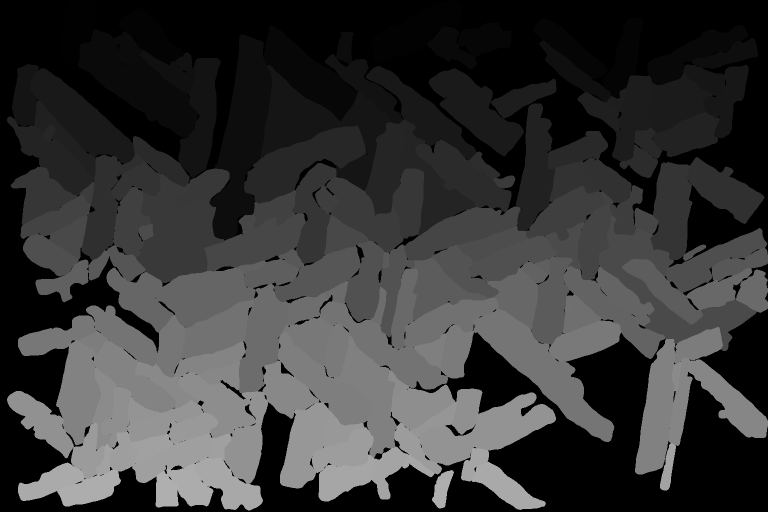
#> input picture 03_Code/starter_code/outputs/labels/NbS3 1_instances.png, 1536 x 1024 px (shown at 1/2 size); its folder holds only this picture in this run
$ python export_obb_dataset.py
#> lines starting #> are read from the running program, lines starting #| are printed output that depends on the picture
### 03_Code/starter_code/common.py
"""Shared helpers: loading FEI/Helios SEM TIFFs, cropping the info bar, pixel size, stage tilt."""
import os, re
import numpy as np
from PIL import Image

# Source file of each manually labelled raw image (found by image matching; see report Section 2.2).
LABEL_SOURCES = {
    "NbS3 1": "02_Data/SEM images/NbS3 on sapphire/251006N (T(S)=225C, T(Nb)=775C, 30mins)/251006N_47.tif",
    "NbS3 2": "02_Data/SEM images/NbS3 on sapphire/251015M (T(S)=225C, T(Nb)=775C, 15mins)/251015M_12.tif",
    "NbS3 3": "02_Data/SEM images/NbS3 on sapphire/251006N (T(S)=225C, T(Nb)=775C, 30mins)/251006N_45.tif",
    "NbS3 4": "02_Data/SEM images/NbS3 on sapphire/251006N (T(S)=225C, T(Nb)=775C, 30mins)/251006N_24.tif",
    "NbS3 5": "02_Data/SEM images/NbS3 on sapphire/251006N (T(S)=225C, T(Nb)=775C, 30mins)/251006N_20.tif",
    "NbS3 6": "02_Data/SEM images/NbS3 on sapphire/251006N (T(S)=225C, T(Nb)=775C, 30mins)/251006N_17.tif",
    "NbS3 7": "02_Data/SEM images/NbS3 on sapphire/251006N (T(S)=225C, T(Nb)=775C, 30mins)/251006N_9.tif",
    "TiS3_80000\u00d7_1": "02_Data/SEM images/TiS3 on sapphire/SF251211M TiS3 30 min/SF251211M_80000\u00d7_66.tif",
    "TiS3_80000\u00d7_2": "02_Data/SEM images/TiS3 on sapphire/SF251211M TiS3 30 min/SF251211M_80000\u00d7_62.tif",
}

# [13 lines left out: function fei_metadata, not called in this run]

def load_gray(path, crop_bar=True):
    """Load as float32 in [0,1]; handles 8/16-bit and RGB(A). Crops the FEI info bar (keeps top 1024/1094 of rows)."""
    im = Image.open(path)
    a = np.array(im).astype(np.float32)
    if a.ndim == 3:
        a = a[..., :3].mean(-1)
    a /= 65535.0 if a.max() > 255 else 255.0
    if crop_bar:
        a = a[: int(round(a.shape[0] * 1024 / 1094))]
    return a

def normalize(a, lo=1, hi=99):
    p1, p2 = np.percentile(a, [lo, hi])
    return np.clip((a - p1) / (p2 - p1 + 1e-9), 0, 1).astype(np.float32)

### 03_Code/starter_code/export_obb_dataset.py
"""Export the converted instance masks as an oriented-bounding-box (OBB) dataset in Ultralytics YOLO format.

Each wire becomes a rotated rectangle (centre, length, width, angle) fitted from its mask moments.
Images are tiled (default 1024 x 1024 with 256 px overlap) so thin TiS3 wires keep native resolution.
Also reports how well a rectangle describes each labelled wire (mask-vs-rectangle IoU).

Run from the Materials folder:   python 03_Code/starter_code/export_obb_dataset.py
Then (in an environment with a CUDA build of PyTorch and `pip install ultralytics`):
    yolo obb train data=starter_code/outputs/obb_dataset/data.yaml model=yolo11s-obb.pt imgsz=1024 epochs=150 batch=4
(YOLO26 OBB models can be used the same way if your Ultralytics version provides them.)
"""
import os, sys, json
import numpy as np
from PIL import Image
from skimage import measure, draw

sys.path.insert(0, os.path.dirname(os.path.abspath(__file__)))
from common import LABEL_SOURCES, load_gray, normalize

HERE = os.path.dirname(os.path.abspath(__file__))
LAB = os.path.join(HERE, "outputs", "labels")
OUT = os.path.join(HERE, "outputs", "obb_dataset")
CLASSES = {"NbS3": 0, "TiS3": 1}
# Split by image; NbS3 2 comes from a different growth run (251015M) and is held out as a test image.
SPLIT = {"NbS3 1": "train", "NbS3 3": "train", "NbS3 5": "train", "NbS3 6": "train", "NbS3 7": "train",
         "NbS3 4": "val", "NbS3 2": "test", "TiS3_80000×_1": "train", "TiS3_80000×_2": "val"}
TILE, STEP = 1024, 768


def rect_from_mask(m):
    """Rotated rectangle from second moments: returns centre (x, y), length, width, angle (rad) and corners."""
    ys, xs = np.nonzero(m)
    cx, cy = xs.mean(), ys.mean()
    cov = np.cov(np.vstack([xs - cx, ys - cy]))
    evals, evecs = np.linalg.eigh(cov)
    L, W = np.sqrt(12 * evals[1]), np.sqrt(12 * max(evals[0], 1e-9))
    u, v = evecs[:, 1], evecs[:, 0]                      # long axis, short axis (x, y)
    corners = np.array([[cx, cy] + a * L / 2 * u + b * W / 2 * v for a, b in ((1, 1), (1, -1), (-1, -1), (-1, 1))])
    return (cx, cy), L, W, np.arctan2(u[1], u[0]), corners


def rect_iou(m, corners):
    rr, cc = draw.polygon(corners[:, 1], corners[:, 0], m.shape)
    r = np.zeros_like(m); r[rr, cc] = True
    return (m & r).sum() / max((m | r).sum(), 1)


if __name__ == "__main__":
    stats = {}
    for split in ("train", "val", "test"):
        os.makedirs(os.path.join(OUT, "images", split), exist_ok=True)
        os.makedirs(os.path.join(OUT, "labels", split), exist_ok=True)
    for key, src in LABEL_SOURCES.items():
        inst = np.array(Image.open(os.path.join(LAB, key + "_instances.png"))).astype(np.int64)
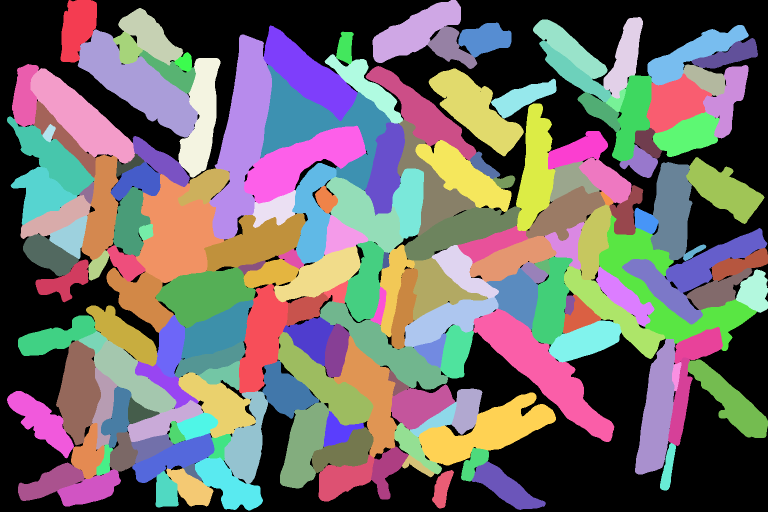
#> inst: shape (1024, 1536) int64 (shown at 1/2 size); 176 distinct labels, from 0 to 175; one colour per label, 0 black
        img = normalize(load_gray(os.path.join(HERE, "..", "..", src)))
#> (the run stopped early here; a loop or call above may not have finished)
